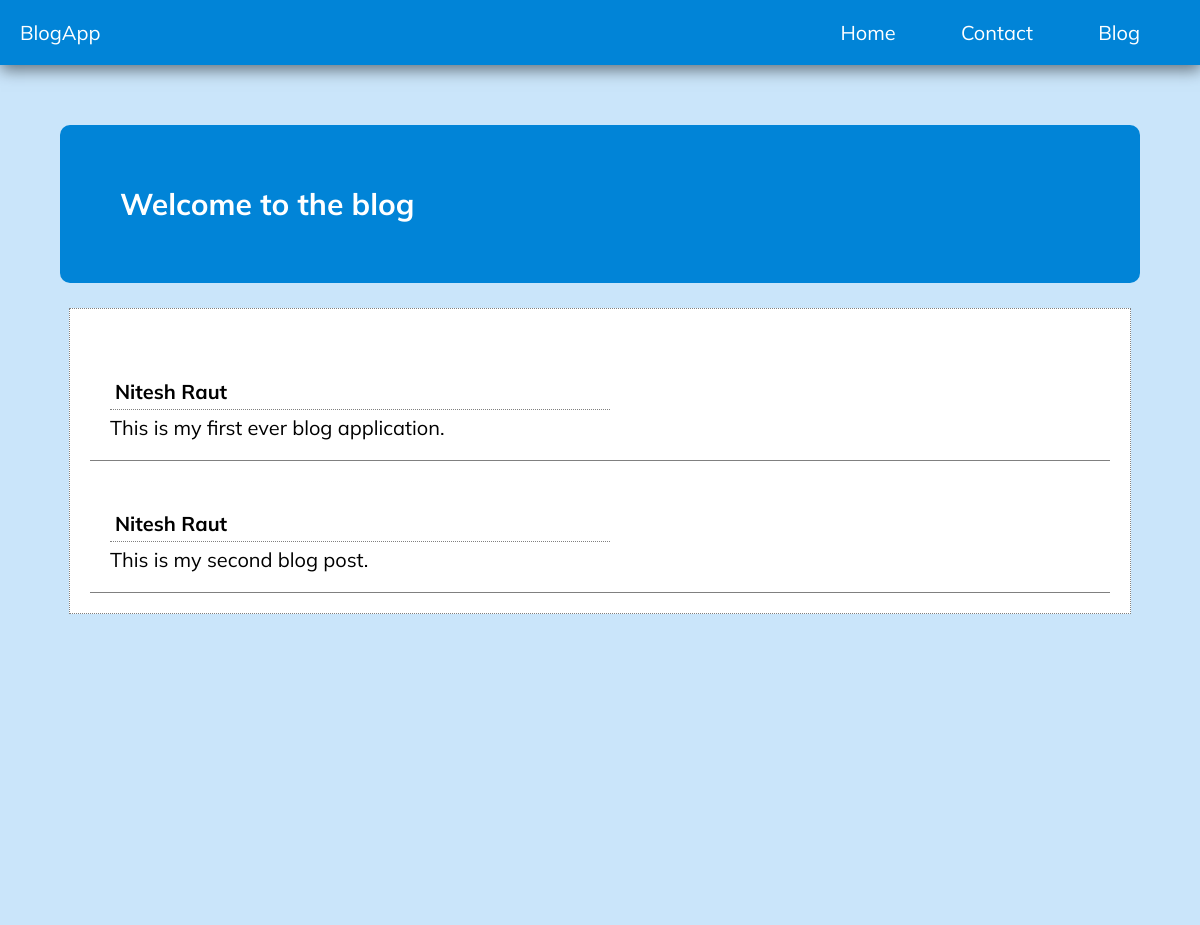
Screenshot of /blog/ with the database file from the repository.
### blogapp/models.py (models this page shows, shortened)
class Blog(models.Model):
    title = models.CharField(max_length=150)
    blog_body = models.TextField()
    created_at = models.DateField(auto_now=True)
    updated_at = models.DateField(auto_now_add=True)
    author = models.ForeignKey(Author, on_delete=models.CASCADE)

class Author(models.Model):
    name = models.CharField(max_length=150)
    def __str__(self):
        return self.name

### blogapp/views.py (the view)
# urls.py: path('blog/', blog, name='blog'),
def blog(request):
    blog_posts = Blog.objects.all()
    context = {
        "posts": blog_posts
    }
    return render(request, 'blogapp/blog.html', context)

### blogapp/templates/blogapp/blog.html (shortened to what this page needs)
{% extends 'blogapp/base.html' %}
{% block content %}
<main>
    <section class="top_banner">
        <h1> Welcome to the blog</h1>
    </section>
    <section class="blog_posts">
        {% for post in posts %}
            <a href="{% url 'blog_detail' post.id %}">
                <div class="Card">
                    <p class="title">{{ post.author }}</p>
                    <div class="blog_content">
                        {{ post.title }}
                    </div>
                </div>
            </a>
        {% endfor %}
    </section>
</main>
{% endblock %}

### blogapp/templates/blogapp/base.html (shortened to what this page needs)
{% load static %}
<html lang="en">
<head>
    <link rel="stylesheet" type="text/css" href="{% static 'style.css' %}">
</head>
<body>
<header>
    <nav>
        <div class="nav_logo">BlogApp</div>
        <div class="nav_links">
            <a href="{% url 'home' %}">Home</a>
            <a href="#">Contact</a>
            <a href="{% url 'blog' %}">Blog</a>
        </div>
    </nav>
</header>
{% block content %}
{% endblock %}
</body>
</html>

### blogapp/static/style.css (style rules this page uses)
body { padding: 0; margin: 0; box-sizing: border-box; color: white; font-size: 20px; font-family: 'Mulish'; background-color: #cae5fa; }
header { background-color: #0184d7; box-shadow: 1px 5px 15px rgba(0,0,0,0.5); }
nav { display: flex; justify-content: space-between; padding: 1em; }
nav .nav_links a { margin-right: 1em; text-decoration: none; color: inherit; padding: 1em; height: 100%; }
main { background-color: #cae5fa; height: 100% }
.top_banner { width: 90%; margin: auto; margin-top: 3em; border-radius: 10px; background-color: #0184d7; }
.top_banner h1 { padding: 2em; }
.blog_posts { width: 85%; margin: auto; background-color: white; border: 1px grey dotted; padding: 1em; color: black; }
.Card { padding: 1em; border-bottom: 1px grey solid; cursor: pointer; margin-top: 5px; }
.Card .title { font-weight: bold; font-size: 20px; border-bottom: 1px grey dotted; width: 50%; margin-bottom: 5px; padding: 5px; }
a { text-decoration: none; color: inherit; }

### rows the page displays
Blog: author "Nitesh Raut", title "This is my first ever blog application."
Blog: author "Nitesh Raut", title "This is my second blog post."
